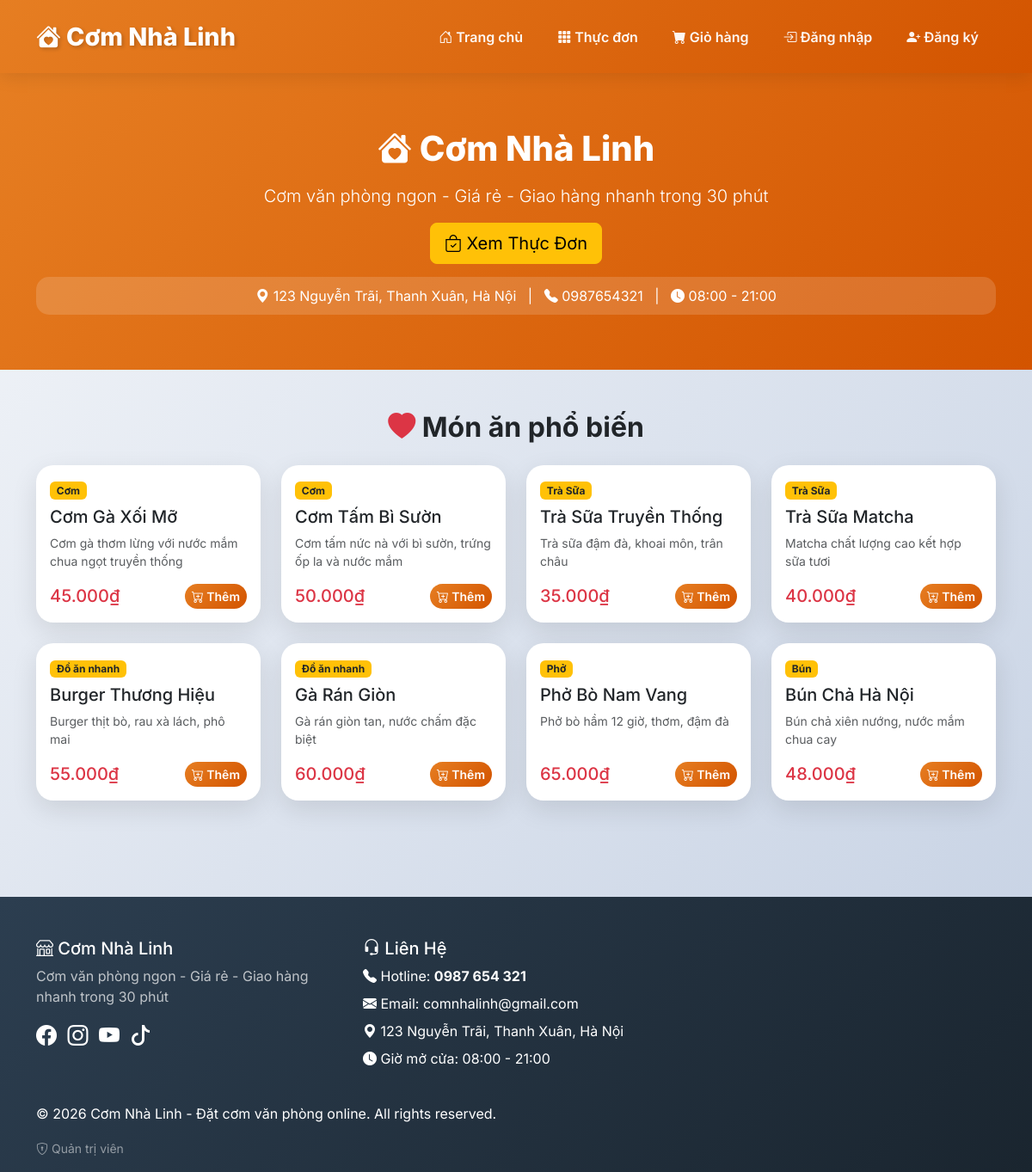
The page / on the database its author committed.
### tables this page shows
CREATE TABLE foods (
    id INT AUTO_INCREMENT PRIMARY KEY,
    name VARCHAR(100) NOT NULL,
    price DECIMAL(10,0) NOT NULL,
    category VARCHAR(50) NOT NULL,
    description TEXT,
    image VARCHAR(255),
    created_at TIMESTAMP DEFAULT CURRENT_TIMESTAMP
);

### includes/functions.php (called while the page is built, shortened)
<?php
function formatCurrency($amount) {
    return number_format($amount, 0, ',', '.') . '₫';
}
function isLoggedIn() {
    return isset($_SESSION['user_id']);
}
?>

### index.php (the view)
<?php
require_once 'includes/header.php';
global $conn;
$featuredFoods = $conn->query("SELECT * FROM foods LIMIT 8")->fetchAll(PDO::FETCH_ASSOC);
?>
<section class="hero">
    <div class="container">
        <div class="row">
            <div class="col-md-8 mx-auto text-center">
                <h1><i class="bi bi-house-heart-fill"></i> Cơm Nhà Linh</h1>
                <p class="lead">Cơm văn phòng ngon - Giá rẻ - Giao hàng nhanh trong 30 phút</p>
                <a href="menu.php" class="btn btn-warning btn-lg"><i class="bi bi-bag-check"></i> Xem Thực Đơn</a>
            </div>
        </div>
        <div class="restaurant-info text-center">
            <i class="bi bi-geo-alt-fill"></i> <?php echo htmlspecialchars($restaurant['address']); ?>
            &nbsp;&nbsp;|&nbsp;&nbsp;
            <i class="bi bi-telephone-fill"></i> <?php echo $restaurant['phone']; ?>
            &nbsp;&nbsp;|&nbsp;&nbsp;
            <i class="bi bi-clock-fill"></i> <?php echo $restaurant['opening_hours']; ?>
        </div>
    </div>
</section>
<section class="py-5">
    <div class="container">
        <h2 class="mb-4 text-center fw-bold"><i class="bi bi-heart-fill text-danger"></i> Món ăn phổ biến</h2>
        <div class="row g-4">
            <?php foreach ($featuredFoods as $food): ?>
            <div class="col-md-6 col-lg-3">
                <div class="card food-card h-100">
                    <div class="card-body d-flex flex-column">
                        <div class="mb-2">
                            <span class="badge bg-warning text-dark"><?php echo htmlspecialchars($food['category']); ?></span>
                        </div>
                        <h5 class="card-title"><?php echo htmlspecialchars($food['name']); ?></h5>
                        <p class="card-text text-muted small"><?php echo htmlspecialchars($food['description']); ?></p>
                        <div class="d-flex justify-content-between align-items-center mt-auto">
                            <span class="h5 mb-0 text-danger"><?php echo formatCurrency($food['price']); ?></span>
                            <button class="btn btn-sm btn-primary" onclick="addToCart(<?php echo $food['id']; ?>)">
                                <i class="bi bi-cart-plus"></i> Thêm
                            </button>
                        </div>
                    </div>
                </div>
            </div>
            <?php endforeach; ?>
        </div>
    </div>
</section>
<?php require_once 'includes/footer.php'; ?>

### includes/header.php (shortened to what this page needs)
<?php
require_once __DIR__ . '/functions.php';
$restaurant = [
    'address' => '123 Nguyễn Trãi, Thanh Xuân, Hà Nội',
    'phone' => '0987654321',
    'opening_hours' => '08:00 - 21:00'
];
?>
<!DOCTYPE html>
<html lang="vi">
<head>
    <link href="https://cdnjs.cloudflare.com/ajax/libs/bootstrap/5.3.0/css/bootstrap.min.css" rel="stylesheet">
    <link href="https://cdnjs.cloudflare.com/ajax/libs/bootstrap-icons/1.10.5/font/bootstrap-icons.min.css" rel="stylesheet">
</head>
<body>
<nav class="navbar navbar-expand-lg navbar-dark sticky-top">
    <div class="container">
        <a class="navbar-brand" href="index.php">
            <i class="bi bi-house-heart-fill"></i> Cơm Nhà Linh
        </a>
        <div class="collapse navbar-collapse" id="navbarNav">
            <ul class="navbar-nav ms-auto">
                <li class="nav-item">
                    <a class="nav-link <?php echo basename($_SERVER['PHP_SELF']) == 'index.php' ? 'active' : ''; ?>" href="index.php">
                        <i class="bi bi-house-door"></i> Trang chủ
                    </a>
                </li>
                <li class="nav-item">
                    <a class="nav-link <?php echo basename($_SERVER['PHP_SELF']) == 'menu.php' ? 'active' : ''; ?>" href="menu.php">
                        <i class="bi bi-grid-3x3-gap-fill"></i> Thực đơn
                    </a>
                </li>
                <li class="nav-item">
                    <a class="nav-link <?php echo basename($_SERVER['PHP_SELF']) == 'cart.php' ? 'active' : ''; ?>" href="cart.php">
                        <div class="cart-icon-wrapper position-relative d-inline-block">
                            <i class="bi bi-cart-fill"></i>
                        </div>
                        Giỏ hàng
                    </a>
                </li>
                <?php if (isLoggedIn()): ?>
                <li class="nav-item dropdown">
                    <a class="nav-link dropdown-toggle" href="#" role="button" data-bs-toggle="dropdown">
                        <i class="bi bi-person-circle"></i> <?php echo htmlspecialchars($_SESSION['user_name']); ?>
                    </a>
                    <ul class="dropdown-menu dropdown-menu-end">
                        <li><a class="dropdown-item" href="my_orders.php"><i class="bi bi-receipt"></i> Đơn hàng</a></li>
                        <li><hr class="dropdown-divider"></li>
                        <li><a class="dropdown-item" href="logout.php"><i class="bi bi-box-arrow-right"></i> Đăng xuất</a></li>
                    </ul>
                </li>
                <?php else: ?>
                <li class="nav-item">
                    <a class="nav-link" href="login.php">
                        <i class="bi bi-box-arrow-in-right"></i> Đăng nhập
                    </a>
                </li>
                <li class="nav-item">
                    <a class="nav-link" href="register.php">
                        <i class="bi bi-person-plus-fill"></i> Đăng ký
                    </a>
                </li>
                <?php endif; ?>
            </ul>
        </div>
    </div>
</nav>

### includes/footer.php (shortened to what this page needs)
<footer>
    <div class="container">
        <div class="row">
            <div class="col-md-4 mb-4">
                <h5><i class="bi bi-shop"></i> Cơm Nhà Linh</h5>
                <p class="text-muted" style="color: rgba(255,255,255,0.7) !important;">
                    Cơm văn phòng ngon - Giá rẻ - Giao hàng nhanh trong 30 phút
                </p>
                <div class="mt-3">
                    <i class="bi bi-facebook me-2" style="font-size: 1.5rem; cursor: pointer;"></i>
                    <i class="bi bi-instagram me-2" style="font-size: 1.5rem; cursor: pointer;"></i>
                    <i class="bi bi-youtube me-2" style="font-size: 1.5rem; cursor: pointer;"></i>
                    <i class="bi bi-tiktok" style="font-size: 1.5rem; cursor: pointer;"></i>
                </div>
            </div>
            <div class="col-md-4 mb-4">
                <h5><i class="bi bi-headset"></i> Liên Hệ</h5>
                <ul class="list-unstyled">
                    <li class="mb-2"><i class="bi bi-telephone-fill"></i> Hotline: <strong>0987 654 321</strong></li>
                    <li class="mb-2"><i class="bi bi-envelope-fill"></i> Email: comnhalinh@gmail.com</li>
                    <li class="mb-2"><i class="bi bi-geo-alt-fill"></i> 123 Nguyễn Trãi, Thanh Xuân, Hà Nội</li>
                    <li class="mb-2"><i class="bi bi-clock-fill"></i> Giờ mở cửa: 08:00 - 21:00</li>
                </ul>
            </div>
        </div>
        <div class="footer-bottom">
            <p>&copy; 2026 Cơm Nhà Linh - Đặt cơm văn phòng online. All rights reserved.</p>
            <small>
                <a href="admin.php" style="color: rgba(255,255,255,0.5); text-decoration: none;">
                    <i class="bi bi-shield-lock"></i> Quản trị viên
                </a>
            </small>
        </div>
    </div>
</footer>
</body>
</html>

### includes/header.php (style rules this page uses)
* { margin: 0; padding: 0; box-sizing: border-box; }
body { font-family: 'Inter', -apple-system, BlinkMacSystemFont, 'Segoe UI', Roboto, sans-serif; background: linear-gradient(135deg, #f5f7fa 0%, #c3cfe2 100%); min-height: 100vh; }
.navbar { background: linear-gradient(135deg, #e67e22 0%, #d35400 100%); box-shadow: 0 4px 20px rgba(0,0,0,0.1); padding: 1rem 0; }
.navbar-brand { font-weight: 800; font-size: 1.8rem; color: #fff !important; text-shadow: 2px 2px 4px rgba(0,0,0,0.2); }
.nav-link { color: rgba(255,255,255,0.95) !important; font-weight: 600; margin: 0 5px; padding: 10px 15px !important; border-radius: 10px; }
.hero { background: linear-gradient(135deg, #e67e22 0%, #d35400 100%); color: white; padding: 4rem 0; text-align: center; }
.hero h1 { font-weight: 800; font-size: 2.5rem; margin-bottom: 1rem; }
.food-card { border: none; border-radius: 20px; overflow: hidden; transition: all 0.3s ease; background: white; box-shadow: 0 10px 30px rgba(0,0,0,0.1); }
.btn-primary { background: linear-gradient(135deg, #e67e22 0%, #d35400 100%); border: none; font-weight: 600; border-radius: 50px; }
footer { background: linear-gradient(135deg, #2c3e50 0%, #1a252f 100%); color: white; padding: 3rem 0 1rem; margin-top: 4rem; }
.restaurant-info { background: rgba(255,255,255,0.15); border-radius: 15px; padding: 10px 20px; margin-top: 15px; }

### rows shown on the page
foods: category "Cơm", name "Cơm Gà Xối Mỡ", description "Cơm gà thơm lừng với nước mắm chua ngọt truyền thống", price "45.000₫"
foods: category "Cơm", name "Cơm Tấm Bì Sườn", description "Cơm tấm nức nà với bì sườn, trứng ốp la và nước mắm", price "50.000₫"
foods: category "Trà Sữa", name "Trà Sữa Truyền Thống", description "Trà sữa đậm đà, khoai môn, trân châu", price "35.000₫"
foods: category "Trà Sữa", name "Trà Sữa Matcha", description "Matcha chất lượng cao kết hợp sữa tươi", price "40.000₫"
foods: category "Đồ ăn nhanh", name "Burger Thương Hiệu", description "Burger thịt bò, rau xà lách, phô mai", price "55.000₫"
foods: category "Đồ ăn nhanh", name "Gà Rán Giòn", description "Gà rán giòn tan, nước chấm đặc biệt", price "60.000₫"
foods: category "Phở", name "Phở Bò Nam Vang", description "Phở bò hầm 12 giờ, thơm, đậm đà", price "65.000₫"
foods: category "Bún", name "Bún Chả Hà Nội", description "Bún chả xiên nướng, nước mắm chua cay", price "48.000₫"

### other values the page prints
$restaurant['address'] "123 Nguyễn Trãi, Thanh Xuân, Hà Nội"
$restaurant['phone'] "0987654321"
$restaurant['opening_hours'] "08:00 - 21:00"
